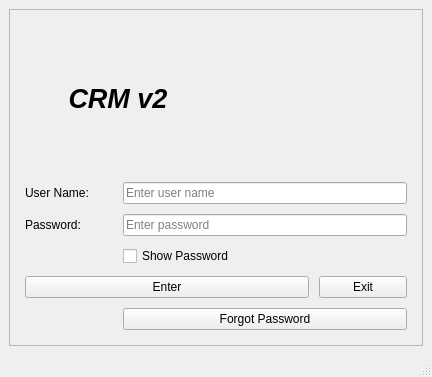
<?xml version="1.0" encoding="UTF-8"?>
<ui version="4.0">
 <class>MainWindow</class>
 <widget class="QMainWindow" name="MainWindow">
  <property name="geometry">
   <rect>
    <x>0</x>
    <y>0</y>
    <width>432</width>
    <height>377</height>
   </rect>
  </property>
  <property name="windowTitle">
   <string>MainWindow</string>
  </property>
  <widget class="QWidget" name="centralwidget">
   <layout class="QGridLayout" name="gridLayout">
    <item row="0" column="0">
     <widget class="QFrame" name="frame_main">
      <property name="frameShape">
       <enum>QFrame::StyledPanel</enum>
      </property>
      <property name="frameShadow">
       <enum>QFrame::Raised</enum>
      </property>
      <property name="lineWidth">
       <number>20</number>
      </property>
      <layout class="QGridLayout" name="gridLayout_2">
       <property name="leftMargin">
        <number>15</number>
       </property>
       <property name="topMargin">
        <number>15</number>
       </property>
       <property name="rightMargin">
        <number>15</number>
       </property>
       <property name="bottomMargin">
        <number>15</number>
       </property>
       <property name="spacing">
        <number>10</number>
       </property>
       <item row="0" column="0" colspan="2">
        <widget class="QLabel" name="lbltitle">
         <property name="font">
          <font>
           <pointsize>20</pointsize>
           <italic>true</italic>
           <bold>true</bold>
          </font>
         </property>
         <property name="text">
          <string>CRM v2</string>
         </property>
         <property name="alignment">
          <set>Qt::AlignCenter</set>
         </property>
        </widget>
       </item>
       <item row="0" column="2" colspan="2">
        <widget class="QLabel" name="label_2">
         <property name="text">
          <string/>
         </property>
         <property name="pixmap">
          <pixmap>logo.png</pixmap>
         </property>
         <property name="scaledContents">
          <bool>true</bool>
         </property>
        </widget>
       </item>
       <item row="1" column="0">
        <widget class="QLabel" name="lblUsername">
         <property name="text">
          <string>User Name:</string>
         </property>
        </widget>
       </item>
       <item row="1" column="1" colspan="3">
        <widget class="QLineEdit" name="leUsername">
         <property name="minimumSize">
          <size>
           <width>250</width>
           <height>0</height>
          </size>
         </property>
         <property name="placeholderText">
          <string>Enter user name</string>
         </property>
        </widget>
       </item>
       <item row="2" column="0">
        <widget class="QLabel" name="lblPassword">
         <property name="text">
          <string>Password:</string>
         </property>
        </widget>
       </item>
       <item row="2" column="1" colspan="3">
        <widget class="QLineEdit" name="lePassword">
         <property name="minimumSize">
          <size>
           <width>250</width>
           <height>0</height>
          </size>
         </property>
         <property name="echoMode">
          <enum>QLineEdit::Password</enum>
         </property>
         <property name="placeholderText">
          <string>Enter password</string>
         </property>
        </widget>
       </item>
       <item row="3" column="1" colspan="3">
        <widget class="QCheckBox" name="checkBox">
         <property name="text">
          <string>Show Password</string>
         </property>
        </widget>
       </item>
       <item row="4" column="0" colspan="3">
        <widget class="QPushButton" name="pushButton">
         <property name="text">
          <string>Enter</string>
         </property>
        </widget>
       </item>
       <item row="4" column="3">
        <widget class="QPushButton" name="pushButton_2">
         <property name="text">
          <string>Exit</string>
         </property>
        </widget>
       </item>
       <item row="5" column="1" colspan="3">
        <widget class="QPushButton" name="pushButton_3">
         <property name="text">
          <string>Forgot Password</string>
         </property>
        </widget>
       </item>
      </layout>
     </widget>
    </item>
   </layout>
  </widget>
  <widget class="QMenuBar" name="menubar">
   <property name="geometry">
    <rect>
     <x>0</x>
     <y>0</y>
     <width>432</width>
     <height>22</height>
    </rect>
   </property>
  </widget>
  <widget class="QStatusBar" name="statusbar"/>
 </widget>
 <resources/>
 <connections/>
</ui>
